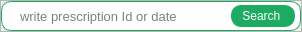
                                  <widget class="QFrame" name="frame_17">
                                   <property name="minimumSize">
                                    <size>
                                     <width>0</width>
                                     <height>30</height>
                                    </size>
                                   </property>
                                   <property name="maximumSize">
                                    <size>
                                     <width>16777215</width>
                                     <height>32</height>
                                    </size>
                                   </property>
                                   <property name="frameShape">
                                    <enum>QFrame::StyledPanel</enum>
                                   </property>
                                   <property name="frameShadow">
                                    <enum>QFrame::Raised</enum>
                                   </property>
                                   <layout class="QHBoxLayout" name="horizontalLayout_16">
                                    <property name="spacing">
                                     <number>0</number>
                                    </property>
                                    <property name="leftMargin">
                                     <number>0</number>
                                    </property>
                                    <property name="topMargin">
                                     <number>0</number>
                                    </property>
                                    <property name="rightMargin">
                                     <number>0</number>
                                    </property>
                                    <property name="bottomMargin">
                                     <number>0</number>
                                    </property>
                                    <item>
                                     <widget class="QWidget" name="Search_Par_2" native="true">
                                      <property name="minimumSize">
                                       <size>
                                        <width>300</width>
                                        <height>30</height>
                                       </size>
                                      </property>
                                      <property name="maximumSize">
                                       <size>
                                        <width>16777215</width>
                                        <height>32</height>
                                       </size>
                                      </property>
                                      <property name="styleSheet">
                                       <string notr="true">QWidget{
    background-color: white;
    border: 1px solid  rgb(29, 170, 97);
	color : black;
    border-radius: 10px;
}

QLabel {
    margin: 0px; /* Adjust margin as needed */
    border: none;
}

QLineEdit {
    border: none;
    font-size: 10pt;
    padding: 5px;
	color : black;
    border-top-left-radius: 0px;
    border-bottom-left-radius: 0px;
    border: none;
}

QPushButton {
    background-color:  rgb(29, 170, 97);
    color: white;
    border: none;
    padding: 5px 10px;
}

QPushButton {
    background-color:  rgb(29, 170, 97); /* Button background color */
    color: White; /* Button text color */
    border: 1.2px solid  rgb(29, 170, 97); /* Border color */; /* No border */
    border-radius: 10px; /* Button border radius */
}

QPushButton:hover {
    background-color: border: 1px solid rgb(29, 170, 97); /* Border color */; /* Button background color on hover */
    color: black; /* Button text color on hover */
}
</string>
                                      </property>
                                      <layout class="QHBoxLayout" name="horizontalLayout_13">
                                       <property name="spacing">
                                        <number>0</number>
                                       </property>
                                       <property name="leftMargin">
                                        <number>5</number>
                                       </property>
                                       <property name="topMargin">
                                        <number>2</number>
                                       </property>
                                       <property name="rightMargin">
                                        <number>6</number>
                                       </property>
                                       <property name="bottomMargin">
                                        <number>2</number>
                                       </property>
                                       <item>
                                        <widget class="QLabel" name="label_78">
                                         <property name="maximumSize">
                                          <size>
                                           <width>25</width>
                                           <height>20</height>
                                          </size>
                                         </property>
                                         <property name="text">
                                          <string/>
                                         </property>
                                         <property name="pixmap">
                                          <pixmap resource="Final_Main_ph.qrc">:/Icon_web/Image_for_main/icons_from_Web/search.svg</pixmap>
                                         </property>
                                        </widget>
                                       </item>
                                       <item>
                                        <widget class="QLineEdit" name="lineEdit_11">
                                         <property name="font">
                                          <font>
                                           <pointsize>10</pointsize>
                                          </font>
                                         </property>
                                         <property name="inputMask">
                                          <string/>
                                         </property>
                                         <property name="text">
                                          <string/>
                                         </property>
                                         <property name="placeholderText">
                                          <string>write prescription Id or date</string>
                                         </property>
                                        </widget>
                                       </item>
                                       <item>
                                        <widget class="QPushButton" name="pushButton_24">
                                         <property name="maximumSize">
                                          <size>
                                           <width>16777215</width>
                                           <height>22</height>
                                          </size>
                                         </property>
                                         <property name="text">
                                          <string>Search </string>
                                         </property>
                                         <property name="iconSize">
                                          <size>
                                           <width>15</width>
                                           <height>15</height>
                                          </size>
                                         </property>
                                        </widget>
                                       </item>
                                      </layout>
                                     </widget>
                                    </item>
                                   </layout>
                                  </widget>
